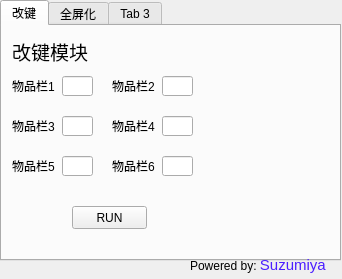
<?xml version="1.0" encoding="UTF-8"?>
<ui version="4.0">
 <class>Form</class>
 <widget class="QWidget" name="Form">
  <property name="geometry">
   <rect>
    <x>0</x>
    <y>0</y>
    <width>342</width>
    <height>279</height>
   </rect>
  </property>
  <property name="windowTitle">
   <string>Excraft v0.16</string>
  </property>
  <property name="windowIcon">
   <iconset>
    <normaloff>logo.ico</normaloff>logo.ico</iconset>
  </property>
  <widget class="QTabWidget" name="tabWidget">
   <property name="geometry">
    <rect>
     <x>0</x>
     <y>0</y>
     <width>341</width>
     <height>261</height>
    </rect>
   </property>
   <property name="currentIndex">
    <number>0</number>
   </property>
   <widget class="QWidget" name="tab">
    <attribute name="title">
     <string>改键</string>
    </attribute>
    <widget class="QLineEdit" name="text1">
     <property name="geometry">
      <rect>
       <x>60</x>
       <y>50</y>
       <width>31</width>
       <height>20</height>
      </rect>
     </property>
     <property name="maximumSize">
      <size>
       <width>329</width>
       <height>16777215</height>
      </size>
     </property>
     <property name="maxLength">
      <number>1</number>
     </property>
     <property name="frame">
      <bool>true</bool>
     </property>
     <property name="alignment">
      <set>Qt::AlignCenter</set>
     </property>
    </widget>
    <widget class="QLabel" name="label_2">
     <property name="geometry">
      <rect>
       <x>10</x>
       <y>50</y>
       <width>52</width>
       <height>20</height>
      </rect>
     </property>
     <property name="cursor">
      <cursorShape>ArrowCursor</cursorShape>
     </property>
     <property name="text">
      <string>&lt;html&gt;&lt;head/&gt;&lt;body&gt;&lt;p&gt;物品栏1&lt;/p&gt;&lt;/body&gt;&lt;/html&gt;</string>
     </property>
     <property name="textFormat">
      <enum>Qt::AutoText</enum>
     </property>
    </widget>
    <widget class="QLabel" name="label_3">
     <property name="geometry">
      <rect>
       <x>10</x>
       <y>90</y>
       <width>52</width>
       <height>20</height>
      </rect>
     </property>
     <property name="cursor">
      <cursorShape>ArrowCursor</cursorShape>
     </property>
     <property name="text">
      <string>&lt;html&gt;&lt;head/&gt;&lt;body&gt;&lt;p&gt;物品栏3&lt;/p&gt;&lt;/body&gt;&lt;/html&gt;</string>
     </property>
     <property name="textFormat">
      <enum>Qt::AutoText</enum>
     </property>
    </widget>
    <widget class="QLineEdit" name="text3">
     <property name="geometry">
      <rect>
       <x>60</x>
       <y>90</y>
       <width>31</width>
       <height>20</height>
      </rect>
     </property>
     <property name="maximumSize">
      <size>
       <width>329</width>
       <height>16777215</height>
      </size>
     </property>
     <property name="maxLength">
      <number>1</number>
     </property>
     <property name="frame">
      <bool>true</bool>
     </property>
     <property name="alignment">
      <set>Qt::AlignCenter</set>
     </property>
    </widget>
    <widget class="QLabel" name="label_4">
     <property name="geometry">
      <rect>
       <x>110</x>
       <y>50</y>
       <width>52</width>
       <height>20</height>
      </rect>
     </property>
     <property name="cursor">
      <cursorShape>ArrowCursor</cursorShape>
     </property>
     <property name="text">
      <string>&lt;html&gt;&lt;head/&gt;&lt;body&gt;&lt;p&gt;物品栏2&lt;/p&gt;&lt;/body&gt;&lt;/html&gt;</string>
     </property>
     <property name="textFormat">
      <enum>Qt::AutoText</enum>
     </property>
    </widget>
    <widget class="QLineEdit" name="text2">
     <property name="geometry">
      <rect>
       <x>160</x>
       <y>50</y>
       <width>31</width>
       <height>20</height>
      </rect>
     </property>
     <property name="maximumSize">
      <size>
       <width>329</width>
       <height>16777215</height>
      </size>
     </property>
     <property name="maxLength">
      <number>1</number>
     </property>
     <property name="frame">
      <bool>true</bool>
     </property>
     <property name="alignment">
      <set>Qt::AlignCenter</set>
     </property>
    </widget>
    <widget class="QLabel" name="label_5">
     <property name="geometry">
      <rect>
       <x>110</x>
       <y>90</y>
       <width>52</width>
       <height>20</height>
      </rect>
     </property>
     <property name="cursor">
      <cursorShape>ArrowCursor</cursorShape>
     </property>
     <property name="text">
      <string>&lt;html&gt;&lt;head/&gt;&lt;body&gt;&lt;p&gt;物品栏4&lt;/p&gt;&lt;/body&gt;&lt;/html&gt;</string>
     </property>
     <property name="textFormat">
      <enum>Qt::AutoText</enum>
     </property>
    </widget>
    <widget class="QLineEdit" name="text4">
     <property name="geometry">
      <rect>
       <x>160</x>
       <y>90</y>
       <width>31</width>
       <height>20</height>
      </rect>
     </property>
     <property name="maximumSize">
      <size>
       <width>329</width>
       <height>16777215</height>
      </size>
     </property>
     <property name="maxLength">
      <number>1</number>
     </property>
     <property name="frame">
      <bool>true</bool>
     </property>
     <property name="alignment">
      <set>Qt::AlignCenter</set>
     </property>
    </widget>
    <widget class="QLabel" name="label_6">
     <property name="geometry">
      <rect>
       <x>10</x>
       <y>130</y>
       <width>52</width>
       <height>20</height>
      </rect>
     </property>
     <property name="cursor">
      <cursorShape>ArrowCursor</cursorShape>
     </property>
     <property name="text">
      <string>&lt;html&gt;&lt;head/&gt;&lt;body&gt;&lt;p&gt;物品栏5&lt;/p&gt;&lt;/body&gt;&lt;/html&gt;</string>
     </property>
     <property name="textFormat">
      <enum>Qt::AutoText</enum>
     </property>
    </widget>
    <widget class="QLineEdit" name="text5">
     <property name="geometry">
      <rect>
       <x>60</x>
       <y>130</y>
       <width>31</width>
       <height>20</height>
      </rect>
     </property>
     <property name="maximumSize">
      <size>
       <width>329</width>
       <height>16777215</height>
      </size>
     </property>
     <property name="maxLength">
      <number>1</number>
     </property>
     <property name="frame">
      <bool>true</bool>
     </property>
     <property name="alignment">
      <set>Qt::AlignCenter</set>
     </property>
    </widget>
    <widget class="QLabel" name="label_7">
     <property name="geometry">
      <rect>
       <x>110</x>
       <y>130</y>
       <width>52</width>
       <height>20</height>
      </rect>
     </property>
     <property name="cursor">
      <cursorShape>ArrowCursor</cursorShape>
     </property>
     <property name="text">
      <string>&lt;html&gt;&lt;head/&gt;&lt;body&gt;&lt;p&gt;物品栏6&lt;/p&gt;&lt;/body&gt;&lt;/html&gt;</string>
     </property>
     <property name="textFormat">
      <enum>Qt::AutoText</enum>
     </property>
    </widget>
    <widget class="QLineEdit" name="text6">
     <property name="geometry">
      <rect>
       <x>160</x>
       <y>130</y>
       <width>31</width>
       <height>20</height>
      </rect>
     </property>
     <property name="maximumSize">
      <size>
       <width>329</width>
       <height>16777215</height>
      </size>
     </property>
     <property name="maxLength">
      <number>1</number>
     </property>
     <property name="frame">
      <bool>true</bool>
     </property>
     <property name="alignment">
      <set>Qt::AlignCenter</set>
     </property>
    </widget>
    <widget class="QLabel" name="label">
     <property name="geometry">
      <rect>
       <x>10</x>
       <y>10</y>
       <width>81</width>
       <height>31</height>
      </rect>
     </property>
     <property name="text">
      <string>&lt;html&gt;&lt;head/&gt;&lt;body&gt;&lt;p&gt;&lt;span style=&quot; font-family:'华文中宋'; font-size:14pt;&quot;&gt;改键模块&lt;/span&gt;&lt;/p&gt;&lt;/body&gt;&lt;/html&gt;</string>
     </property>
     <property name="textFormat">
      <enum>Qt::MarkdownText</enum>
     </property>
    </widget>
    <widget class="QPushButton" name="pushButton">
     <property name="geometry">
      <rect>
       <x>70</x>
       <y>180</y>
       <width>75</width>
       <height>23</height>
      </rect>
     </property>
     <property name="text">
      <string>RUN</string>
     </property>
     <property name="checkable">
      <bool>true</bool>
     </property>
     <property name="checked">
      <bool>false</bool>
     </property>
    </widget>
    <widget class="QLabel" name="label_9">
     <property name="geometry">
      <rect>
       <x>210</x>
       <y>40</y>
       <width>111</width>
       <height>171</height>
      </rect>
     </property>
     <property name="focusPolicy">
      <enum>Qt::WheelFocus</enum>
     </property>
     <property name="text">
      <string/>
     </property>
     <property name="pixmap">
      <pixmap>item.png</pixmap>
     </property>
     <property name="margin">
      <number>0</number>
     </property>
    </widget>
   </widget>
   <widget class="QWidget" name="tab_2">
    <attribute name="title">
     <string>全屏化</string>
    </attribute>
   </widget>
   <widget class="QWidget" name="tab_3">
    <attribute name="title">
     <string>Tab 3</string>
    </attribute>
   </widget>
  </widget>
  <widget class="QLabel" name="label_8">
   <property name="geometry">
    <rect>
     <x>190</x>
     <y>250</y>
     <width>151</width>
     <height>31</height>
    </rect>
   </property>
   <property name="text">
    <string>&lt;html&gt;&lt;head/&gt;&lt;body&gt;&lt;p&gt;Powered by: &lt;span style=&quot; font-family:'Palatino Linotype','serif'; font-size:11pt; color:#4b1eff;&quot;&gt;Suzumiya&lt;/span&gt;&lt;/p&gt;&lt;/body&gt;&lt;/html&gt;</string>
   </property>
  </widget>
 </widget>
 <resources/>
 <connections>
  <connection>
   <sender>pushButton</sender>
   <signal>clicked()</signal>
   <receiver>Form</receiver>
   <slot>RUN_click()</slot>
   <hints>
    <hint type="sourcelabel">
     <x>60</x>
     <y>225</y>
    </hint>
    <hint type="destinationlabel">
     <x>62</x>
     <y>269</y>
    </hint>
   </hints>
  </connection>
 </connections>
 <slots>
  <slot>RUN_click()</slot>
  <slot>Save_click()</slot>
 </slots>
</ui>
